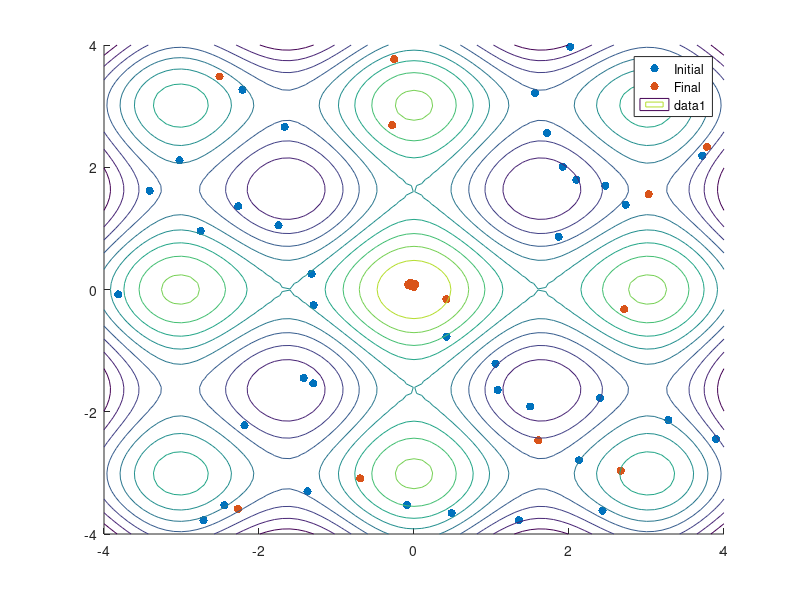

Reproduce this figure in MATLAB.
function Bat_algorithm()
    function res=Func(x)   % function to find maxima for 
        res=-sum(x.^2+25*(sin(x).^2));
    end
    % Initilize every bat
    fmin=0; % minimum frequency
    fmax=2; % maximum frequency
    n=50; % Number of bats
    lb=-4; % lowerbound
    ub=4; % upper bound
    dim=2; % dimentions
    pos=lb+(ub-lb)*rand(dim,n); % Positions of bats Dimention x Number of bats
    velocity=zeros(dim,n); % initilize velocities of each bat
    frequency=fmin+(fmax-fmin)*rand(1,n); % initial frequency of each bat
    r=zeros(1,n); %
    A=ones(1,n); % Amplitude
    alpha=.9; 
    Fitness=zeros(1,n);
    x_=pos(1,:);
    y_=pos(2,:);
    z_=Func(pos);
    scatter(x_,y_,'filled','DisplayName','Initial');
    hold on 
    for ii=1:n
        Fitness(ii)=Func(pos(:,ii));
    end
    [value,I]=max(Fitness); % fing the best solution
    T=10; % Number of iterations
    ii=1; 
    while ii<=T
        for jj=1:n  % Loop to update each bat
            frequency(jj)=fmin+(fmax-fmin)*rand; % Find new frequency
            velocity(:,jj)=velocity(:,jj)+(-pos(:,jj)+pos(:,I))*frequency(jj); % update the velocity
            newpos=pos(:,jj)+velocity(:,jj); % Find new position
            if rand<r(jj) % if r is near 1 then just find local solution near the best solution
                newpos=pos(:,I)+.01*randn(dim,1);
            end
            Fnew=Func(newpos);
            if Fnew>Fitness(jj) && A(jj)>rand % Search only if Fnew is more and Amplitude is high
                pos(:,jj)=newpos; % assign new position
                Fitness(jj)=Fnew; % assign new Fitness values 
                A(jj)=alpha*A(jj); % decrease the Amplitude
                r(jj)=(1-exp(-alpha*ii)); % increaase the r
            end
            if Fnew>=value % Update the best solution
                I=jj;
                value=Fnew;
            end
        end
        ii=ii+1;
    end
x_=pos(1,:);
y_=pos(2,:);
z_=Func(pos);
scatter(x_,y_,'filled','DisplayName','Final');
hold on 
x=-4:.1:4;
y=-4:.1:4;
length=size(x);
length=length(2);
z=zeros(length);
for ii=1:length
    z(ii,:)=Func([x(ii)*ones(1,length);y]);
end
% surf(x,y,z)
contour(x,y,z)
legend
end

